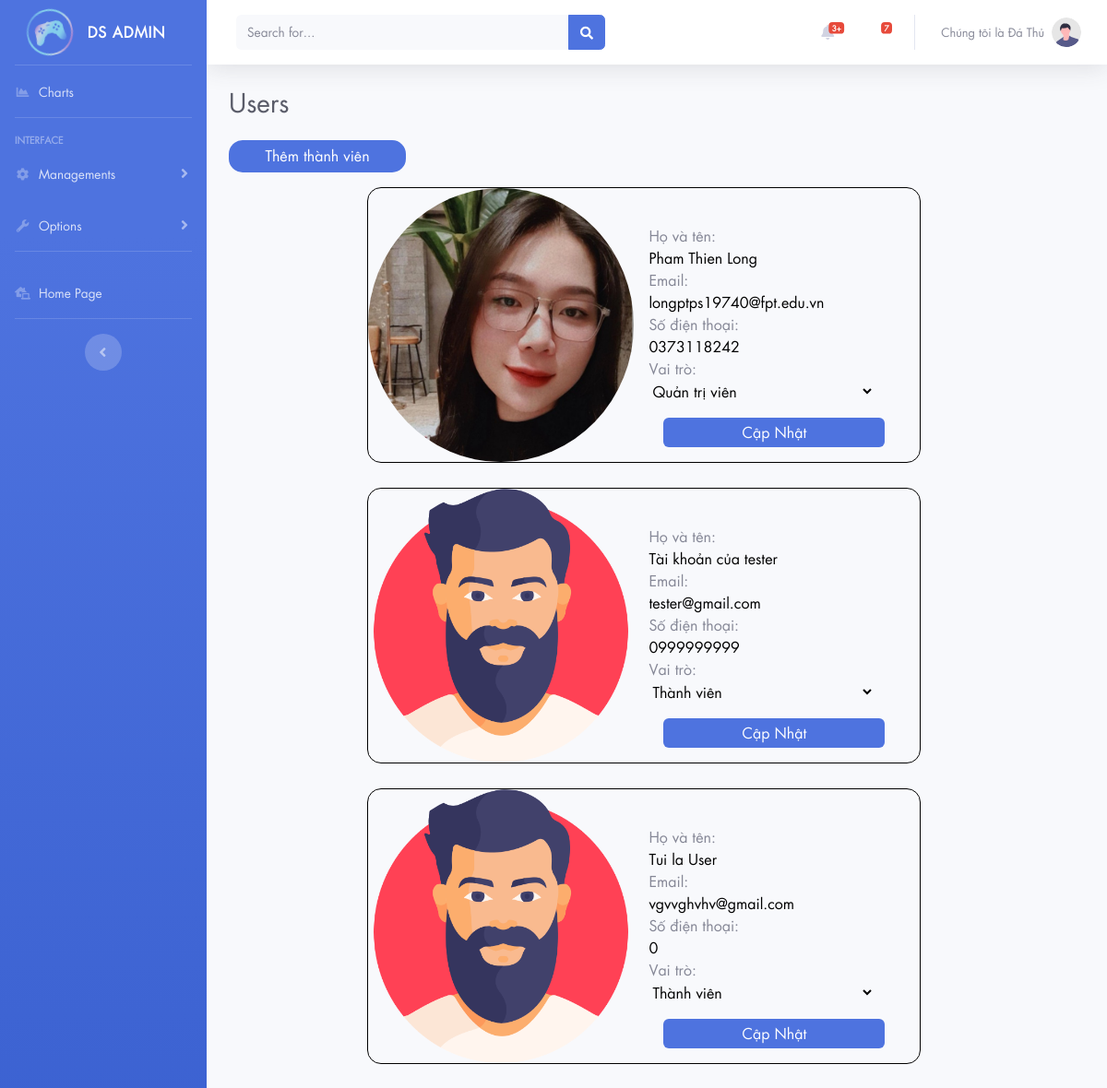
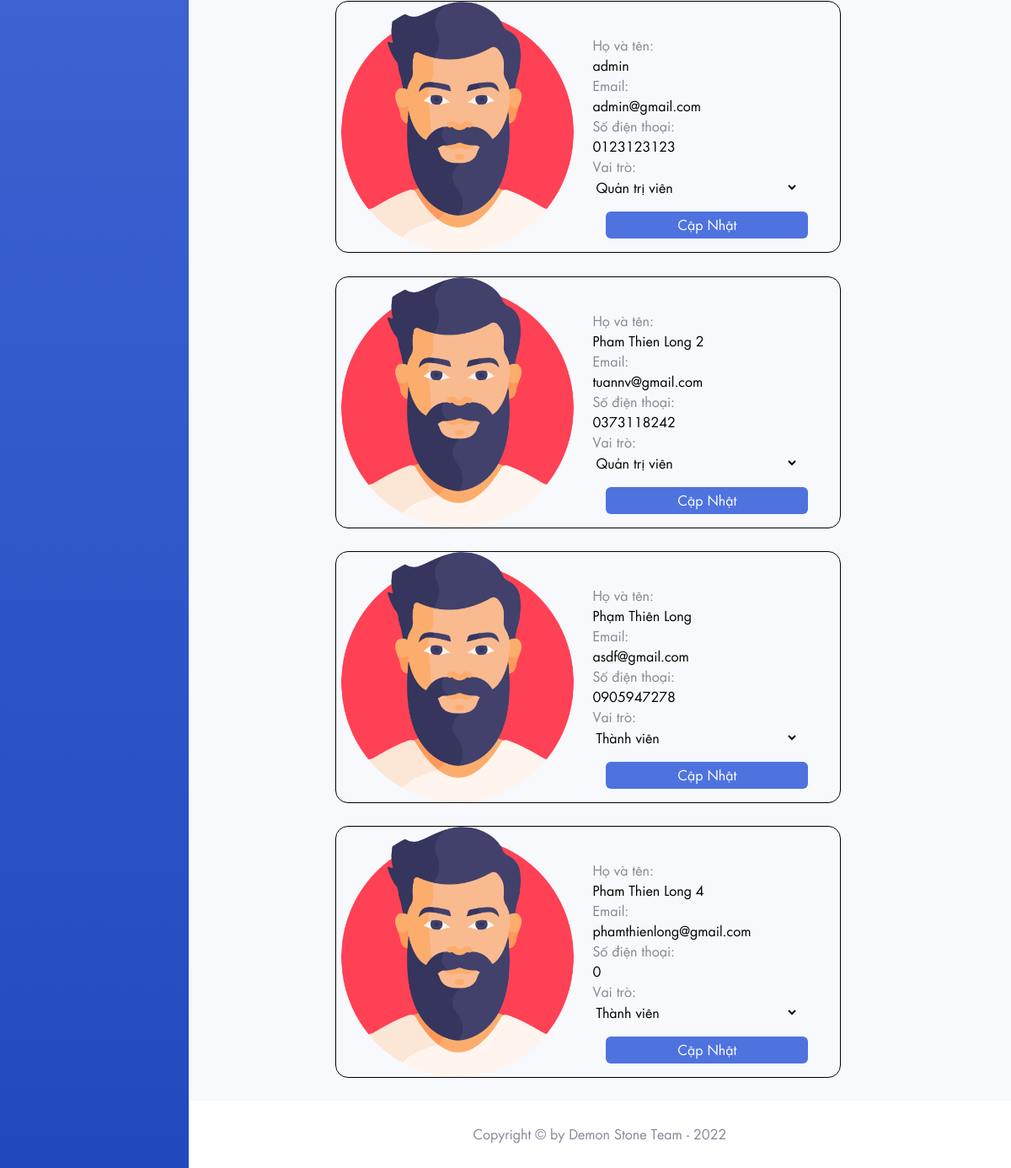
Page /sources/View/admin/users.php on the committed database (2 pictures, top to bottom).
### tables this page shows
CREATE TABLE `user` (
  `id` int(6) NOT NULL,
  `role_id` tinyint(1) NOT NULL DEFAULT 0,
  `username` varchar(255) NOT NULL,
  `password` varchar(255) NOT NULL,
  `email` varchar(255) NOT NULL,
  `fullname` varchar(255) NOT NULL,
  `phone_number` varchar(10) DEFAULT NULL,
  `currency` double NOT NULL DEFAULT 0,
  `avatar` text DEFAULT './assets/images/man.png'
);

### sources/Model/DAO/UserDAO.php (called while the page is built, shortened)
<?php
include "/Applications/XAMPP/xamppfiles/htdocs/pro1014_duan/sources/Model/User.php";
class UserDAO {
    private $database;
    public function __construct() {
        $this->database = new Database();
        $this->database = $this->database->getDatabase();
    }
    public function getAllUsers() {
        if($this->database->connect_error) {
            return false;
        } else {
            $query = $this->database->prepare('SELECT * FROM `User`');
            if($query->execute()) {
                $users = [];
                $result = $query->get_result();
                if($result->num_rows > 0) {
                    while($row = $result->fetch_assoc()) {
                        $user = new User($row['id'], $row['username'], $row['password'], $row['email'], $row['fullname'], $row['phone_number'], $row['currency'], $row['role_id'], $row['avatar']);
                        $users[] = $user;
                    }
                    return $users;
                } else return false;
            } else return false;
        }
    }
}
?>

### sources/Utils/Database.php (called while the page is built, shortened)
<?php
class Database {
    public function getDatabase($database = null) {
        if($database == null) {
            return new mysqli("localhost:3306", "root", "", "pro1014_duan");
        } else return $database;
    }
}
?>

### sources/Model/User.php (called while the page is built, shortened)
<?php
class User {
    private $email;
    private $fullname;
    private $phone;
    private $role_id;
    private $avatar;
    public function __construct($id, $username, $password, $email, $fullname, $phone, $currency, $role_id, $avatar) {
        $this->email = $email;
        $this->fullname = $fullname;
        $this->phone = $phone;
        $this->role_id = $role_id;
        $this->avatar = $avatar;
    }
    public function getAvatar(){
        return $this->avatar;
    }
    public function getEmail() {
        return $this->email;
    }
    public function getFullname() {
        return $this->fullname;
    }
    public function getPhone() {
        return $this->phone;
    }
    public function getRoleID() {
        return $this->role_id;
    }
}
?>

### sources/View/admin/users.php (the view, shortened to what this page needs)
<?php
    include('./header.php');
    include('./topbar.php');
?>
    <div class="container-fluid">
        <h1 class="h3 mb-4 text-gray-800">Users</h1>
        <button id="btn-add" onclick="modal_add()">Thêm thành viên</button>
        <div class="show-information">
            <?php
                foreach ($users as $user) {
            ?>
            <div class="information">
                <div class="image">
                    <img src=".<?php echo $user->getAvatar(); ?>" alt="">
                </div>
                <div class="detail">
                    <form action="http://localhost/pro1014_duan/sources/Controller/UpdateUsersController.php" id="user-infor" method="post">
                        echo $user->getID()?>" hidden><br>
                        <span>Họ và tên:</span><br>
                        <input type="text" id="fullname" name="fullname" value="<?php
                        echo $user->getFullname(); ?>"><br>
                        <span>Email:</span><br>
                        <input type="text" id="email" name="email" value="<?php
                        echo $user->getEmail(); ?>"><br>
                        <span>Số điện thoại:</span><br>
                        <input type="text" id="phone-number" name="phone-number" value="<?php
                        echo $user->getPhone(); ?>"><br>
                        <span>Vai trò:</span><br>
                        <select name="role" id="role">
                            <option value='0' <?php echo $user->getRoleID() == 0 ? 'selected' : '' ?>>Thành viên</option>
                            <option value='1' <?php echo $user->getRoleID() == 1 ? 'selected' : '' ?>>Quản trị viên</option>
                        </select><br>
                        <input type="submit" id="submit" value="Cập Nhật">
                    </form>
                </div>
            </div>
            <?php } ?>
        </div>
    </div>
</div>
<?php
    include '/Applications/XAMPP/xamppfiles/htdocs/pro1014_duan/sources/View/admin/footer.php';
?>

### sources/View/assets/css/style.css (style rules this page uses)
* { margin: 0; padding: 0; box-sizing: border-box; font-size: 16px; font-family: "Quicksand", sans-serif; }

### rows in the picture
user: avatar (placeholder picture), fullname "Pham Thien Long", email "longptps19740@fpt.edu.vn", phone-number "0373118242", role "Quản trị viên"
user: avatar (picture), fullname "Tài khoản của tester", email "tester@gmail.com", phone-number "0999999999", role "Thành viên"
user: avatar (picture), fullname "Tui la User", email "vgvvghvhv@gmail.com", phone-number "0", role "Thành viên"
user: avatar (picture), fullname "admin", email "admin@gmail.com", phone-number "0123123123", role "Quản trị viên"
user: avatar (picture), fullname "Pham Thien Long 2", email "tuannv@gmail.com", phone-number "0373118242", role "Quản trị viên"
user: avatar (picture), fullname "Phạm Thiên Long", email "asdf@gmail.com", phone-number "0905947278", role "Thành viên"
user: avatar (picture), fullname "Pham Thien Long 4", email "phamthienlong@gmail.com", phone-number "0", role "Thành viên"
